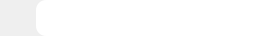
<?xml version="1.0" encoding="UTF-8"?>
<ui version="4.0">
 <class>ToDoListItem</class>
 <widget class="QWidget" name="ToDoListItem">
  <property name="geometry">
   <rect>
    <x>0</x>
    <y>0</y>
    <width>266</width>
    <height>36</height>
   </rect>
  </property>
  <property name="minimumSize">
   <size>
    <width>0</width>
    <height>36</height>
   </size>
  </property>
  <property name="maximumSize">
   <size>
    <width>16777215</width>
    <height>36</height>
   </size>
  </property>
  <property name="contextMenuPolicy">
   <enum>Qt::NoContextMenu</enum>
  </property>
  <property name="acceptDrops">
   <bool>false</bool>
  </property>
  <property name="windowTitle">
   <string>Form</string>
  </property>
  <property name="windowIcon">
   <iconset theme="lock">
    <normaloff>.</normaloff>.</iconset>
  </property>
  <property name="windowOpacity">
   <double>10.000000000000000</double>
  </property>
  <property name="styleSheet">
   <string notr="true">border-top-left-radius:10px;
border-bottom-left-radius:10px</string>
  </property>
  <layout class="QHBoxLayout" name="horizontalLayout">
   <property name="spacing">
    <number>0</number>
   </property>
   <property name="leftMargin">
    <number>0</number>
   </property>
   <property name="topMargin">
    <number>0</number>
   </property>
   <property name="rightMargin">
    <number>0</number>
   </property>
   <property name="bottomMargin">
    <number>0</number>
   </property>
   <item>
    <widget class="QPushButton" name="choose">
     <property name="minimumSize">
      <size>
       <width>36</width>
       <height>36</height>
      </size>
     </property>
     <property name="maximumSize">
      <size>
       <width>36</width>
       <height>36</height>
      </size>
     </property>
     <property name="cursor">
      <cursorShape>PointingHandCursor</cursorShape>
     </property>
     <property name="styleSheet">
      <string notr="true">border-radius:15px;</string>
     </property>
     <property name="text">
      <string/>
     </property>
     <property name="icon">
      <iconset>
       <activeoff>:/resource/unChoose.svg</activeoff>
       <selectedoff>:/resource/unChoose.svg</selectedoff>
       <selectedon>:/resource/choose.svg</selectedon>
      </iconset>
     </property>
     <property name="iconSize">
      <size>
       <width>17</width>
       <height>17</height>
      </size>
     </property>
     <property name="flat">
      <bool>false</bool>
     </property>
    </widget>
   </item>
   <item>
    <widget class="QLineEdit" name="data">
     <property name="minimumSize">
      <size>
       <width>0</width>
       <height>36</height>
      </size>
     </property>
     <property name="maximumSize">
      <size>
       <width>16777215</width>
       <height>36</height>
      </size>
     </property>
     <property name="contextMenuPolicy">
      <enum>Qt::CustomContextMenu</enum>
     </property>
    </widget>
   </item>
  </layout>
 </widget>
 <resources/>
 <connections/>
</ui>
